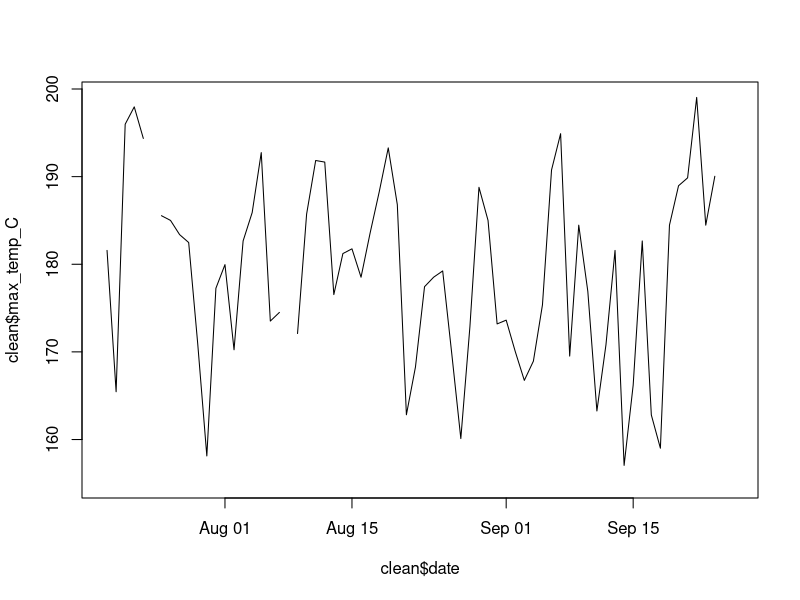
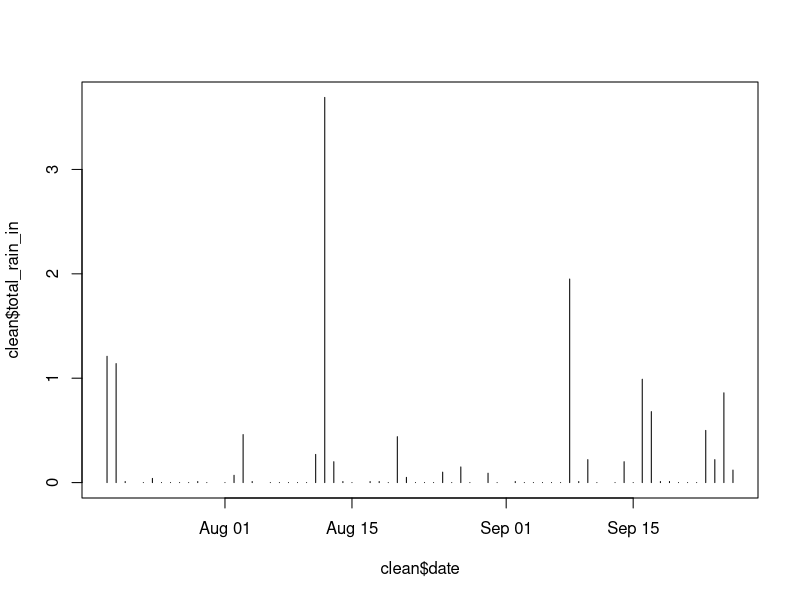

Source code (R) for these figures, in order:
#Clean up a data file so it is more useable  

#First, read it in to make it a dataframe with one header
  #Select the line with the most useful information 
header_weather<-scan("weather.txt", skip=1, nlines = 1,  what = character(), sep="\t")
  #Select all the data
weather<-read.table("weather.txt", skip=4, sep="\t", na.strings = "?", stringsAsFactors = FALSE, quote="")
  #Put the header and the data together
names(weather)<-header_weather

#Lets just work with time, total rainfall, total solar radiation, max air temp, and min air temp

clean<-weather[,c("TIMESTAMP", "Rain_in_Tot", "SlrMJ_Tot", "AirTF_Max", "AirTF_Min")]

#Give the column new names -- "date", "total_rain_in", "total_rad_MJ", "max_temp_F", "min_temp_F"
colnames(clean)<-c("date", "total_rain_in", "total_rad_MJ", "max_temp_F", "min_temp_F")

#Filter the data to make sure you have reasonable values - make unreasonable values "NA"
  #Between 0 and 6 for total rain
clean$total_rain_in[clean$total_rain_in < 0 | clean$total_rain_in > 6]<-NA
  #Between 7 and 30 for total radiation
clean$total_rad_MJ[clean$total_rad_MJ < 7 | clean$total_rad_MJ > 30]<-NA
  #Between -50 and 120 for max temp and -70 and 95 for min temps   
clean$max_temp_F[clean$max_temp_F < -50 | clean$max_temp_F > 120]<-NA
clean$min_temp_F[clean$min_temp_F < -70 | clean$min_temp_F > 95]<-NA
  #max temp cannot be lower than min temp
clean[which(clean$max_temp_F < clean$min_temp_F), 4:5] <- NA

#Create a rain column in millimeters and temperature columns in degrees C
clean$total_rain_mm<-clean$total_rain_in*25.4
clean$max_temp_C<-clean$max_temp_F*1.8+32
clean$min_temp_C<-clean$min_temp_F*1.8+32

#Now get the date column to read as a date in R 
clean$date<-as.Date(clean$date, "%m/%d/%Y %H:%M")

#Create a column which labels anything before Sept 22 as "summer" and Sept 22 and after as "autumn"
clean$season[clean$date >= as.Date("2016-09-22")]<-"fall"
clean$season[clean$date < as.Date("2016-09-22")]<-"summer"  


#Make a few simple plots of your data to see if it looks okay and everything is the right class
plot(clean$max_temp_C ~ clean$date, type="l")
plot(clean$total_rain_in ~ clean$date, type="h")

#Write the data to a .csv to share with your collaborator
write.csv(clean, file="2016 weather.csv", row.names=FALSE, quote=FALSE)


